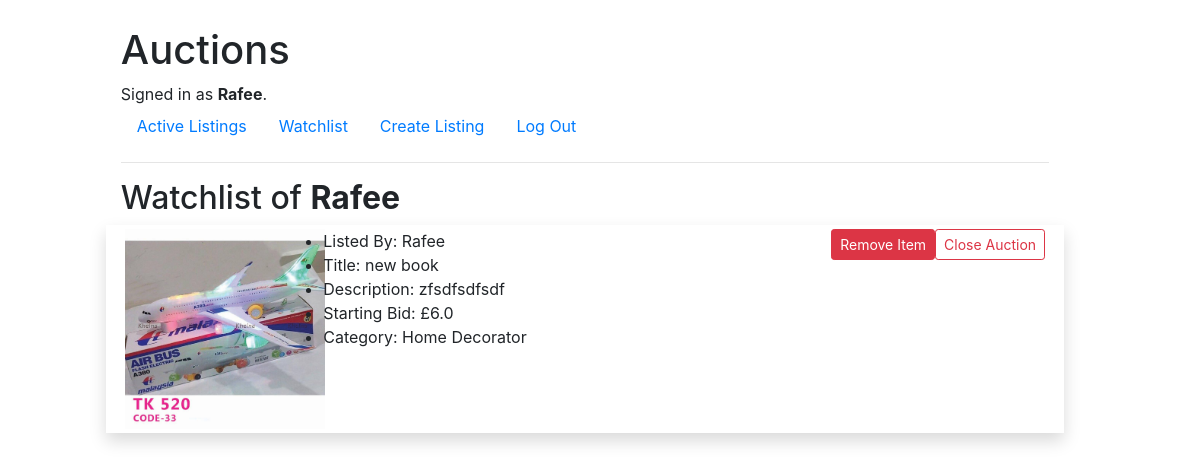
Before: /watchlist (signed in) with the older database file.
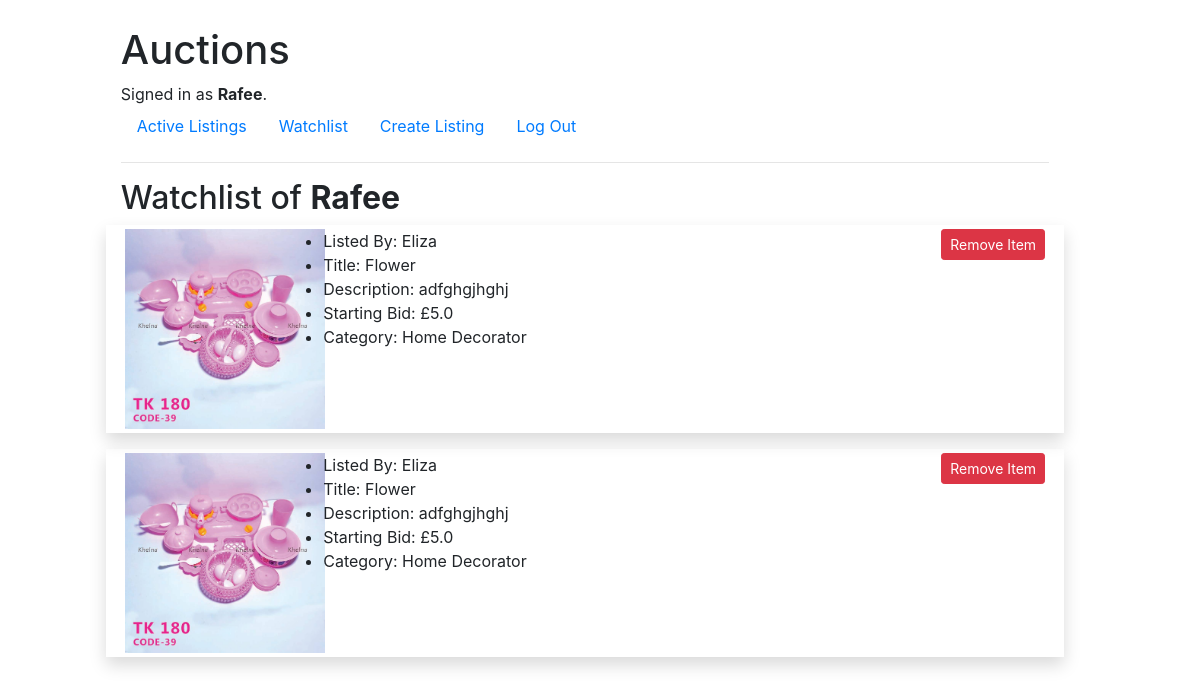
After: the same page with the newer database file.
### auctions/models.py (models this page shows, shortened)
class Listing(models.Model):
    listed_by = models.ForeignKey(settings.AUTH_USER_MODEL, on_delete=models.CASCADE)
    title = models.CharField(max_length=50)
    description = models.TextField(max_length=300)
    starting_bid = models.FloatField(max_length=254)
    image = models.ImageField(blank=True, null=True)
    category = models.CharField(max_length=50, blank=True)

class User(AbstractUser):
    pass

### auctions/views.py (the view)
# urls.py: path("watchlist", views.watchlist, name="watchlist"),
def watchlist(request):
    try:
        watchlist = Watchlist.objects.get(user=request.user)
        return render(request, "auctions/watchlist.html", {
            'watchlists': watchlist.listings.all()
        })
    except:
        return render(request, "auctions/watchlist.html", {
            'watchlists': False
        })
    return HttpResponseRedirect(reverse("auctions:index"))

### auctions/templates/auctions/watchlist.html
{% extends "auctions/layout.html" %} {% block body %}
<h2>Watchlist of <strong>{{ user.username }}</strong></h2>
{% if remove_watchlist_message %} {{ remove_watchlist_message }} {% endif %} {% if watchlists %} {% for watchlist in watchlists %}
<div class="row p-1 mb-3 shadow">
    <div class="col-lg-2">
        <img src="{{ watchlist.image.url }}" class="image-style" />
    </div>
    <div class="col-lg-5">
        <ul>
            <li>Listed By: {{watchlist.listed_by}}</li>
            <li>Title: {{watchlist.title}}</li>
            <li>Description: {{watchlist.description}}</li>
            <li>Starting Bid: £{{watchlist.starting_bid}}</li>
            <li>Category: {{watchlist.category}}</li>
        </ul>
    </div>
    <div class="col-lg-5 float-right">
        {% if watchlist.listed_by == request.user %}
        <a href="{% url 'auctions:close_listing' listing.id %}" class="float-right btn btn-outline-danger btn-sm">Close Auction</a
          >
        {% endif %}
        <a href="{% url 'auctions:remove_watchlist' watchlist.id %}" class="float-right btn btn-danger btn-sm">Remove Item</a
    >
  </div>
</div>
{% endfor %} {% else %}
<ul>
  <li>No Listing is added to watchlist!!!</li>
</ul>
{% endif %} {% endblock %}

Changed rows visible on the page:
removed Listing: image (picture), listed_by "Rafee", title "new book", description "zfsdfsdfsdf", starting_bid "6.0", category "Home Decorator", shows "Close Auction"
now on this page (row unchanged): Listing: image (picture), listed_by "Eliza", title "Flower", description "adfghgjhghj", starting_bid "5.0", category "Home Decorator"
now on this page (row unchanged): Listing: image (picture), listed_by "Eliza", title "Flower", description "adfghgjhghj", starting_bid "5.0", category "Home Decorator"
